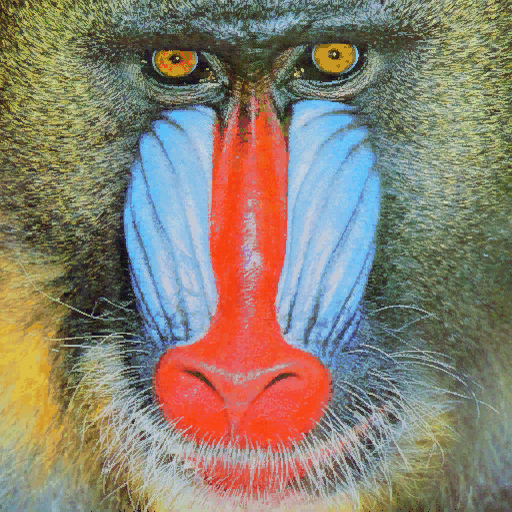
#> input picture mandril.jpg, 512 x 512 px
$ jupyter execute VC_P2.ipynb   (older library calls are emulated)   (text cells are left out)
#> lines starting #> are read from the running program, lines starting #| are printed output that depends on the picture; after the words box and inside, x2 and y2 are one past the last pixel; in counts of white or black regions, pixels touching at a corner belong together
[cell 1]
import cv2
import numpy as np
import matplotlib.pyplot as plt
from PIL import Image, ImageSequence

[cell 2]
#Lee imagen de archivo
img = cv2.imread('mandril.jpg')              # foto del mandril (bgr)
#> img is the input picture: shape (512, 512, 3); mean B, G, R 112.9, 128.5, 137.5
gris = cv2.cvtColor(img, cv2.COLOR_BGR2GRAY) # mandril en escala de grises
canny = cv2.Canny(gris, 100, 200)            # detección de contornos del mandril con canny
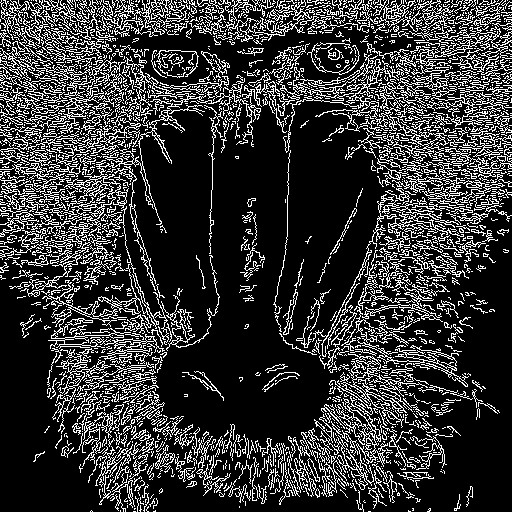
#> canny: shape (512, 512); 21.2% white in thin lines or dots

ggris = cv2.GaussianBlur(gris, (3, 3), 0)    # gaussiana
sobelx = cv2.Sobel(ggris, cv2.CV_64F, 1, 0)  # sobel x
sobely = cv2.Sobel(ggris, cv2.CV_64F, 0, 1)  # sobel y
sobel = cv2.add(sobelx, sobely)              # sobel total
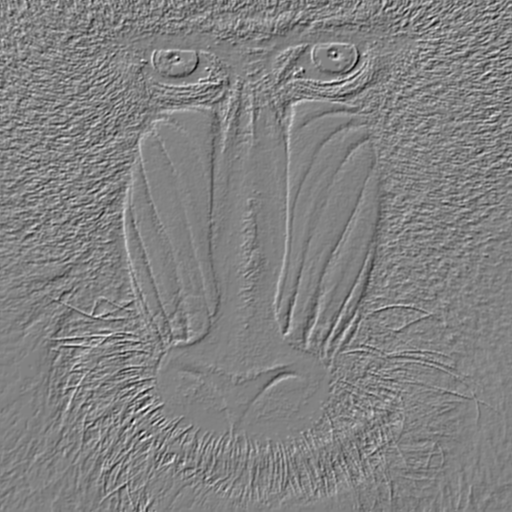
#> sobel: shape (512, 512) float64; min -594, max 570, mean -0.1; drawn with min black and max white

[cell 3]
# Cuenta el número de píxeles blancos (255) por columna
# Suma los valores de los pixeles por columna
row_counts = cv2.reduce(canny, 1, cv2.REDUCE_SUM, dtype=cv2.CV_32SC1)
#> row_counts = 512 values, max 56100 at index 12, min 4335 at index 507, mean 27646.1

# Normaliza en base al número de filas y al valor máximo del píxel (255)
# El resultado será el número de píxeles blancos por columna
rows = row_counts[:,0] / (255 * canny.shape[1])
#> rows = 512 values, max 0.43 at index 12, min 0.0332 at index 507, mean 0.212

max_value = np.max(rows)
#> max_value = 0.43
highlight = np.where(rows >= max_value*0.9)[0]
#> highlight = [6, 12, 15, 20, 21, 88, 100]

canny_rgb = cv2.cvtColor(canny, cv2.COLOR_GRAY2BGR)
#> canny_rgb: shape (512, 512, 3); 21.2% white in thin lines or dots
for i in highlight:
    cv2.line(canny_rgb, (0, i), (canny.shape[1], i), (255, 0, 0))
#> this loop made 7 passes
#> i on passes 1 to 7: 6, 12, 15, 20, 21, 88, 100
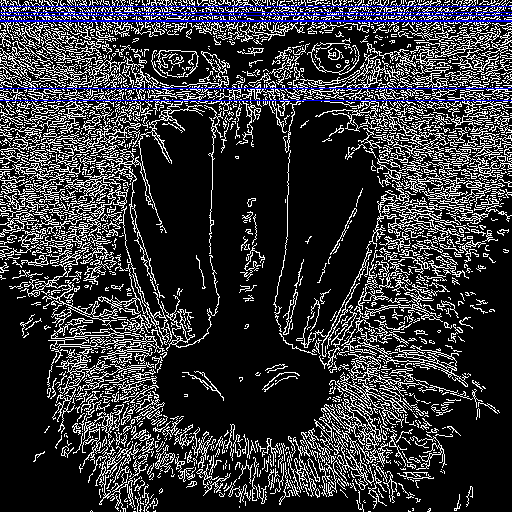
#> canny_rgb: shape (512, 512, 3); mean B, G, R 56.1, 52.6, 52.6


plt.figure()
plt.subplot(1, 2, 1)
plt.axis("off")
plt.title("Canny")
plt.imshow(canny_rgb, cmap='gray')

plt.subplot(1, 2, 2)
plt.title("Respuesta de Canny")
plt.xlabel("Filas")
plt.ylabel("% píxeles")
plt.plot(rows)

#Rango en y definido por las filas
plt.xlim([0, canny.shape[0]])
#> Out = (0, 512)
#> figure, not shown here; B, G, R data is drawn as R, G, B; panel 2: curve peaks at x = 12, y = 0.43

[cell 4]
sobel_abs = cv2.convertScaleAbs(sobel)
_, sobel_thresh = cv2.threshold(sobel_abs, 128, 255, cv2.THRESH_BINARY)
#> sobel_thresh: shape (512, 512); 12.3% white in thin lines or dots

col_counts = cv2.reduce(sobel_thresh, 0, cv2.REDUCE_SUM, dtype=cv2.CV_32SC1)
cols_sobel = col_counts[0] / (255 * sobel_thresh.shape[0])
#> cols_sobel = 512 values, max 0.352 at index 288, min 0.0215 at index 261, mean 0.123

row_counts = cv2.reduce(sobel_thresh, 1, cv2.REDUCE_SUM, dtype=cv2.CV_32SC1)
#> row_counts = 512 values, max 41820 at index 82, min 1530 at index 497, mean 16053.5
rows_sobel = row_counts[:, 0] / (255 * sobel_thresh.shape[1])
#> rows_sobel = 512 values, max 0.32 at index 82, min 0.0117 at index 497, mean 0.123


max_row = np.max(rows_sobel)
#> max_row = 0.32
highlight_rows = np.where(rows_sobel >= max_row*0.9)[0]
#> highlight_rows = [3, 4, 20, 51, 81, 82, 83]

max_col = np.max(cols_sobel)
#> max_col = 0.352
highlight_cols = np.where(cols_sobel >= max_col*0.9)[0]
#> highlight_cols = [104, 127, 288]


sobel_rgb = cv2.cvtColor(sobel_thresh, cv2.COLOR_GRAY2RGB)
#> sobel_rgb: shape (512, 512, 3); 12.3% white in thin lines or dots

for y in highlight_rows:
    cv2.line(sobel_rgb, (0, y), (sobel_rgb.shape[1], y), (255, 0, 0))
#> this loop made 7 passes
#> y on passes 1 to 7: 3, 4, 20, 51, 81, 82, 83
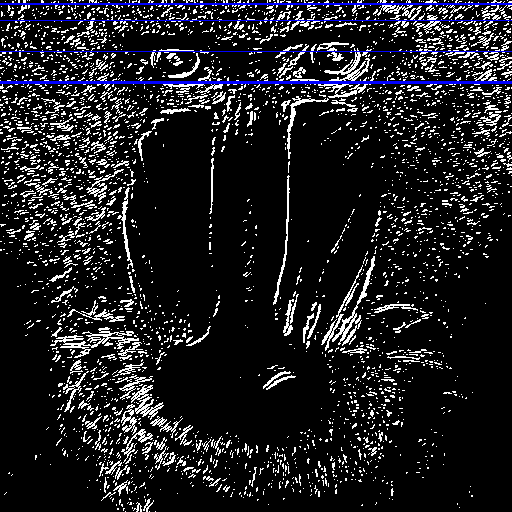
#> sobel_rgb: shape (512, 512, 3); mean B, G, R 33.8, 30.3, 30.3

for x in highlight_cols:
    cv2.line(sobel_rgb, (x, 0), (x, sobel_rgb.shape[0]), (255, 255, 0))
#> this loop made 3 passes
#> x on passes 1 to 3: 104, 127, 288
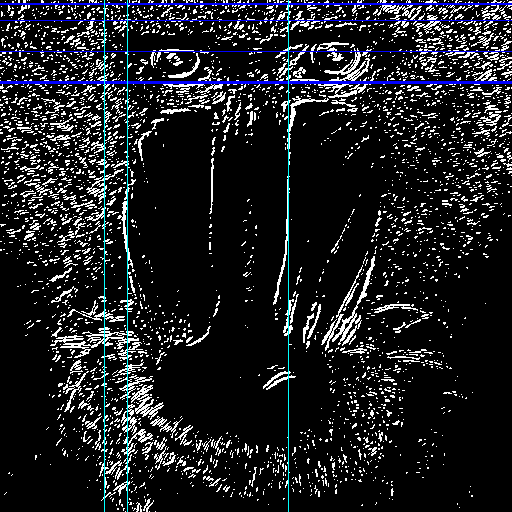
#> sobel_rgb: shape (512, 512, 3); 0.59% of pixels changed, all inside (x1, y1, x2, y2) = (104, 0, 289, 512)


# ======== Canny ====================================================
col_counts = cv2.reduce(canny, 0, cv2.REDUCE_SUM, dtype=cv2.CV_32SC1)
cols = col_counts[0] / (255 * canny.shape[0])
#> cols = 512 values, max 0.365 at index 104, min 0.0566 at index 261, mean 0.212

max_value = np.max(cols)
#> max_value = 0.365
highlight = np.where(cols > max_value*0.9)[0]
#> highlight = 19 values from 67 to 403

for x in highlight:
    cv2.line(canny_rgb, (x, 0), (x, canny.shape[0]), (255, 255, 0))
#> this loop made 19 passes
#> x on passes 1 to 12: 67, 86, 92, 96, 99, 100, 103, 104, 105, 112, 115, 119
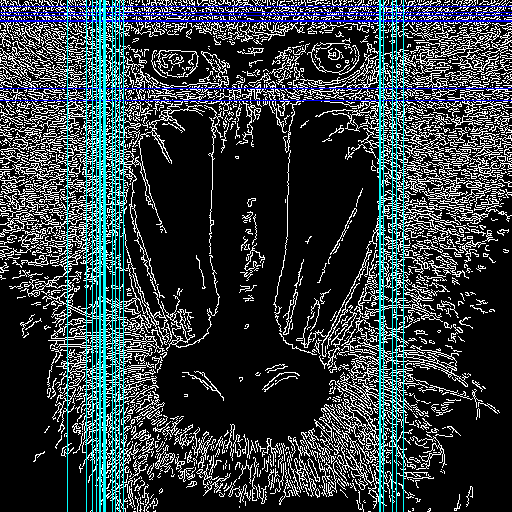
#> canny_rgb: shape (512, 512, 3); 3.71% of pixels changed, all inside (x1, y1, x2, y2) = (67, 0, 404, 512)

# ===============================================================


plt.figure(figsize=(12, 4))
plt.subplot(1, 2, 1)
plt.axis("off")
plt.title("Sobel + Umbral")
plt.imshow(sobel_rgb)

plt.subplot(1, 2, 2)
plt.axis("off")
plt.title("Canny")
plt.imshow(canny_rgb)

plt.figure(figsize=(12, 4))
plt.subplot(1, 2, 1)
plt.title("% Píxeles por columna")
plt.xlabel("Columnas")
plt.ylabel("% píxeles")
plt.plot(cols_sobel, label="Sobel")
plt.plot(cols, label="Canny")
plt.xlim([0, sobel_thresh.shape[1]])

plt.subplot(1, 2, 2)
plt.title("% Píxeles por fila")
plt.xlabel("Filas")
plt.ylabel("")
plt.plot(rows_sobel, label="Sobel")
plt.plot(rows, label="Canny")
plt.xlim([0, sobel_thresh.shape[0]])

handles, labels = plt.gca().get_legend_handles_labels()
plt.figlegend(handles, labels, loc="lower center", ncol=2)
plt.tight_layout(rect=[0, 0.08, 1, 1])   # deja hueco abajo para la leyenda
plt.show()
#> figure, not shown here; B, G, R data is drawn as R, G, B
#> figure, not shown here; panel 1: curve peaks at x = 288, y = 0.352; panel 1: curve peaks at x = 104, y = 0.365; panel 2: curve peaks at x = 82, y = 0.32; panel 2: curve peaks at x = 12, y = 0.43

[cell 5]
vid = cv2.VideoCapture(0)
bgRemover = cv2.createBackgroundSubtractorMOG2(history=100, varThreshold=100, detectShadows=True)


while (True):
    ret, frame = vid.read()
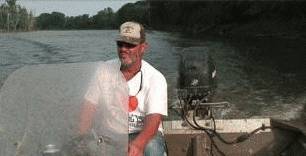
#> input picture giphy.webp, 306 x 156 px, given in place of the camera
#> frame is the input picture: shape (156, 306, 3); mean B, G, R 89.7, 97, 99

    if ret:
        emarf = cv2.flip(frame, 1)
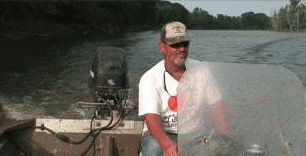
#> emarf: shape (156, 306, 3); mean B, G, R 89.7, 97, 99
        bg = bgRemover.apply(emarf)
#> bg: shape (156, 306); every value is 127
        _, thresh = cv2.threshold(bg, 128, 255, cv2.THRESH_BINARY)
#> thresh: shape (156, 306); every value is 0

        col_counts = cv2.reduce(thresh, 0, cv2.REDUCE_SUM, dtype=cv2.CV_32SC1)
        cols = col_counts[0] / (255 * thresh.shape[0])
#> cols = 306 values from 0 to 0

        max_value = np.max(cols)
#> max_value = 0
        highlight = np.where(cols > 0.2)[0]
#> highlight = empty array

        if len(highlight) > 0:
            x_min, x_max = highlight[0], highlight[-1]
            cv2.rectangle(emarf, (x_min, 0), (x_max, emarf.shape[0]), (0, 0, 0), -1)

        cv2.imshow('Cortina', emarf)

    if cv2.waitKey(20) == 27:
#> (key Esc is pressed here)
        break

vid.release()
cv2.destroyAllWindows()

[cell 6]
# Cargar gif por fotogramas
gif = []
with Image.open("./smack-slap.gif") as img:
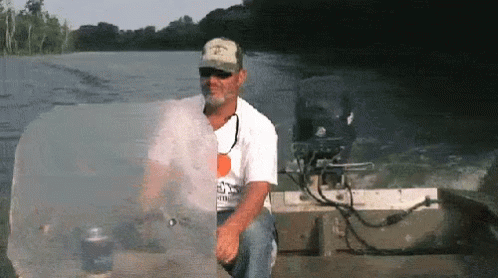
#> input picture smack-slap.gif, 498 x 278 px
#> img is the input picture: PIL image 498x278 P; mean R, G, B 96.5, 95.8, 91.2
    for f in ImageSequence.Iterator(img):
        rgb = np.array(f.convert("RGB"))
        gif.append(cv2.cvtColor(rgb, cv2.COLOR_RGB2BGR))
#> this loop made 30 passes
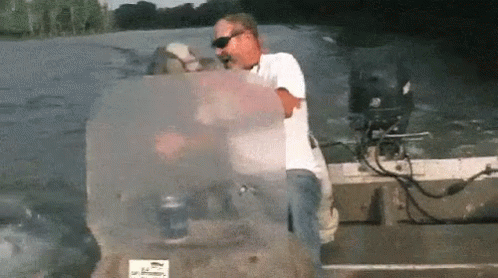
#> rgb: shape (278, 498, 3); mean R, G, B 106.5, 104.5, 97.5
#> after the loop, gif = 30 items


vid = cv2.VideoCapture(0)
bgRemover = cv2.createBackgroundSubtractorMOG2(history=100, varThreshold=100, detectShadows=True)

gif_frame = 0
while (True):
    ret, frame = vid.read()

    if ret:
        emarf = cv2.flip(frame, 1)
        bg = bgRemover.apply(emarf)
        _, thresh = cv2.threshold(bg, 128, 255, cv2.THRESH_BINARY)

        col_counts = cv2.reduce(thresh, 0, cv2.REDUCE_SUM, dtype=cv2.CV_32SC1)
        cols = col_counts[0] / (255 * thresh.shape[0])

        max_value = np.max(cols)
        highlight = np.where(cols > 0.2)[0]

        if len(highlight) > 0:
            x = (highlight[0] + highlight[-1])//2
            gif_frame = (len(gif) - 1) - round((x / frame.shape[1]) * (len(gif) - 1))  # Mapear posición a un frame del gif
            cv2.line(emarf, (x, 0), (x, emarf.shape[0]), (255, 0, 0))

        cv2.imshow('Detección', emarf)
        cv2.imshow('Pescado', gif[gif_frame])

    if cv2.waitKey(20) == 27:
#> (key Esc is pressed here)
        break

vid.release()
cv2.destroyAllWindows()
